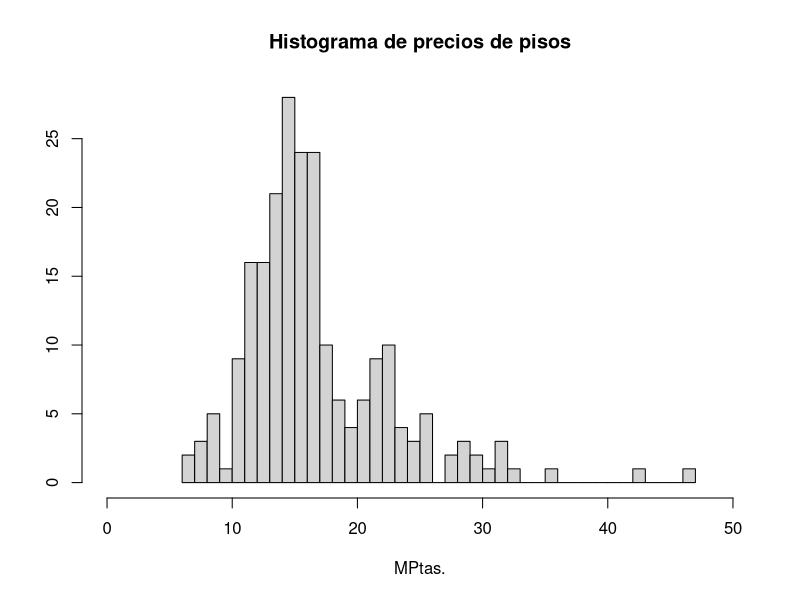
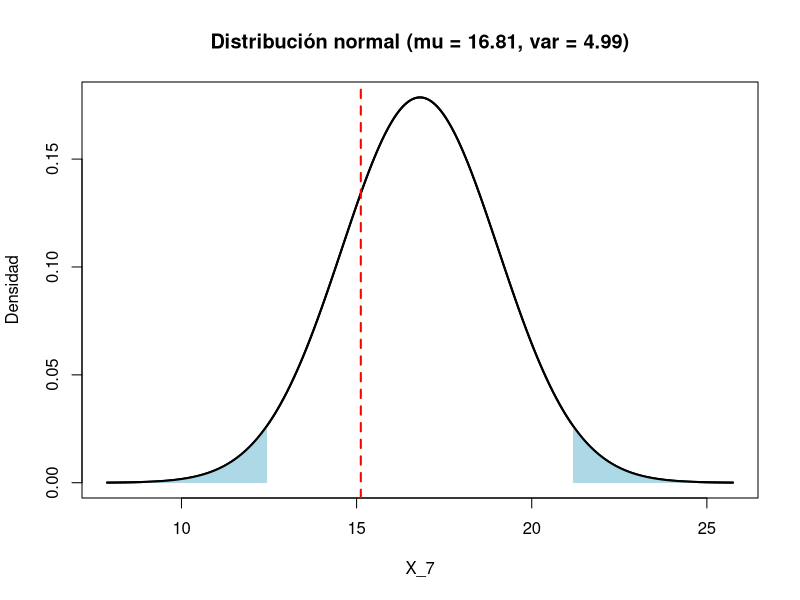
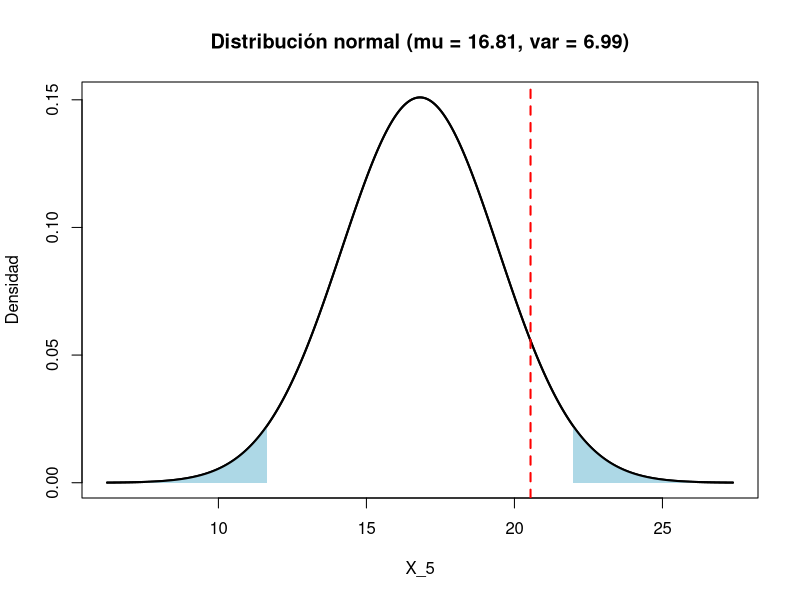

Recreate these plots in R, in order.
# Daniel Fuertes
# Oscar Moreno
# Marc Torres

# Sesión 2: Inferencia Estadística

# 3


x0 <- c(7.80, 12.60, 15.96, 12.75, 13.50, 8.25, 8.25, 15.05, 13.83, 20.61, 16.46, 18.00, 15.40, 16.25, 13.39, 25.99, 16.64, 11.03, 16.28, 23.40, 14.81, 17.60, 20.21, 18.04, 18.70, 11.10, 15.60, 8.83, 15.05, 16.15,
15.00, 11.10, 21.08, 28.66, 21.25, 20.47, 25.53, 10.89, 15.01, 11.78, 14.82, 12.17, 14.56, 16.96, 15.50, 14.43, 14.43, 12.71, 31.66, 15.75, 15.75, 11.69, 14.52, 17.35, 22.57, 20.00, 13.80, 13.68, 12.61, 19.00, 24.61, 16.80, 16.72, 23.95, 16.11, 19.41, 13.99, 16.48, 13.20, 13.47, 13.63, 14.76, 16.93, 31.31, 12.81, 21.81, 20.82, 35.77, 15.54, 12.62, 13.91, 21.18, 13.72, 12.00, 19.89, 16.46, 32.70, 22.73, 15.51, 16.26, 28.70, 18.90, 25.75, 16.89, 13.99, 13.99, 28.22, 20.79, 16.81, 20.25, 22.31, 24.03, 15.65, 27.28, 12.60, 17.55, 25.60, 29.44, 27.44, 24.00, 30.10, 10.14, 11.31, 11.20, 15.73, 16.90, 25.40, 18.56, 17.55, 21.75, 21.68, 24.60, 46.32, 42.12, 21.70, 21.42, 22.31, 31.35, 10.00, 10.92, 15.72, 17.10, 15.39, 14.79, 14.11, 14.36, 14.53, 15.11, 18.00, 12.08, 12.53, 17.32, 23.96, 22.60, 6.21, 14.54, 16.59, 16.59, 18.26, 19.42, 10.66, 16.01, 16.14, 16.00, 10.15, 16.46, 16.20, 14.28, 12.10, 8.40, 11.10, 7.52, 13.44, 12.48, 14.72, 8.58, 14.87, 14.35, 13.12, 15.40, 15.00, 15.91, 15.20, 14.51, 22.36, 29.29, 22.70, 10.06, 13.89, 14.24, 17.64, 14.62, 16.23, 14.60, 15.99, 13.65, 15.69, 22.44, 7.14, 6.76, 11.02, 10.65, 12.00, 12.96, 10.71, 11.38, 12.63, 11.11, 11.50, 15.61, 14.80, 15.50, 14.51, 14.95, 13.57, 14.80, 11.84, 13.87, 14.43, 16.83, 14.43, 21.12, 22.62, 12.75, 13.92, 11.05, 10.56, 13.32, 22.75, 12.68, 17.75)

par(mar = c(5, 5, 5, 5))

pdf("pr2_histprecios.pdf", width = 8, height = 6)
hist(x0, breaks = 30, xlim = c(0,50), ylab = NA, main = 'Histograma de precios de pisos', xlab = 'MPtas.')
dev.off()

length(x0)
x1 <- c(x0 <= 8)
sum(x1) # Number of elements in x0 that are <= 8

sum(x1)/length(x0)
# 4

mu <- 16.81
n <- 7
sigma <- 5.91/sqrt(n)

x_obs <- 15.12

x <- seq(mu - 4 * sigma, mu + 4 * sigma, length.out = 1000)
y <- dnorm(x, mean = mu, sd = sigma)

pdf("pr2_normdist1.pdf", width = 8, height = 6)

plot(x, y, type = "l", lwd = 2,
	main = "Distribución normal (mu = 16.81, var = 4.99)",
	xlab = "X_7", ylab = "Densidad")
# Bilateral test (H0: mu = 16.81; H1: mu != 16.81), alpha = 0.05
alpha <- 0.05
crit_low <- qnorm(alpha / 2, mean = mu, sd = sigma)
crit_high <- qnorm(1 - alpha / 2, mean = mu, sd = sigma)

shade_low <- seq(mu - 4 * sigma, crit_low, length.out = 250)
polygon(c(shade_low, rev(shade_low)),
	   c(dnorm(shade_low, mean = mu, sd = sigma), rep(0, length(shade_low))),
	   col = "lightblue", border = NA)
shade_high <- seq(crit_high, mu + 4 * sigma, length.out = 250)
polygon(c(shade_high, rev(shade_high)),
	   c(dnorm(shade_high, mean = mu, sd = sigma), rep(0, length(shade_high))),
	   col = "lightblue", border = NA)
lines(x, y, lwd = 2)
abline(v = x_obs, col = "red", lwd = 2, lty = 2)

dev.off()

# z = (15.12 - 16.81) / (5.91 / sqrt(7)) ≈ -0.757
z_value <- (x_obs - mu) / sigma

2 * pnorm(-abs(z_value)) # Test bilateral

# 5

n <- 5
sigma <- 5.91/sqrt(n)

x <- seq(mu - 4 * sigma, mu + 4 * sigma, length.out = 1000)
y <- dnorm(x, mean = mu, sd = sigma)

x2 <- c(13.57,14.8,22.36,22.7,29.29)
mean(x2)

pdf("pr2_normdist2.pdf", width = 8, height = 6)
plot(x, y, type = "l", lwd = 2,
	main = sprintf("Distribución normal (mu = %.2f, var = %.2f)", mu, sigma^2),
	xlab = "X_5", ylab = "Densidad")

# Contraste bilateral con alpha = 0.05 (0.025 en cada cola).
alpha <- 0.05
crit_low <- qnorm(alpha / 2, mean = mu, sd = sigma)
crit_high <- qnorm(1 - alpha / 2, mean = mu, sd = sigma)
shade_low <- seq(mu - 4 * sigma, crit_low, length.out = 250)
polygon(c(shade_low, rev(shade_low)),
	   c(dnorm(shade_low, mean = mu, sd = sigma), rep(0, length(shade_low))),
	   col = "lightblue", border = NA)
shade_high <- seq(crit_high, mu + 4 * sigma, length.out = 250)
polygon(c(shade_high, rev(shade_high)),
	   c(dnorm(shade_high, mean = mu, sd = sigma), rep(0, length(shade_high))),
	   col = "lightblue", border = NA)
lines(x, y, lwd = 2)
abline(v = mean(x2), col = "red", lwd = 2, lty = 2)
dev.off()

z2_value <- (mean(x2)-mu) / sigma
2 * pnorm(-abs(z2_value))

# 6
rm(list = ls()) # borrar todas las variables guardadas
x = c(7.80, 8.25, 12.60, 13.50, 15.96, 16.46, 31.29)
y = c(13.57, 14.80, 22.36, 22.70, 29.29)

set.seed(123) # Para reproducibilidad
n_permutations <- 10000
count <- 0
perm_means <- numeric(n_permutations) # almacenar las medias de new_y para el grafico
for (i in 1:n_permutations) {
  permuted <- sample(c(x, y))
  new_y <- permuted[1:length(y)]
  perm_means[i] <- mean(new_y) # para el grafico 
  if (mean(new_y) >= mean(y)) { # apuntamos esto para calcular el p-valor
    count <- count + 1
  }
}

p_value_permutation <- count / 10000
p_value_permutation

pdf("pr2_histpermutaciones.pdf", width = 8, height = 6)
hist(perm_means, breaks = 20, main = "Histograma de medias de y'",
     xlab = "Media de y'", ylab = "Frecuencia")
abline(v = mean(y), col = "red", lwd = 2, lty = 2)
dev.off()


# 7

rm(list = ls()) #borrar todas las variables guardadas

p_T <- 0.02
n <- 2300
successes <- 94
p_hat <- successes / n

94/2300
# H0: p_hat - p_T = 0; H1: p_hat - p_T > 0

variance_hat <- p_T * (1 - p_T) / n
se_hat <- sqrt(variance_hat)
z_value <- (p_hat - p_T) / se_hat
p_value <- pnorm(z_value, lower.tail = FALSE)

p_hat
variance_hat
z_value
cat(sprintf("One-sided p-value: %.3e\n", p_value))

z_max <- max(4, ceiling(z_value) + 1)
z_axis <- seq(-4, z_max, length.out = 1000)
z_density <- dnorm(z_axis)

pdf("pr2_normstddist1.pdf", width = 8, height = 6)
plot(z_axis, z_density, type = "l", lwd = 2,
	main = "Normal estándard del estadístico",
	xlab = "z", ylab = "Densidad")

# Shade the upper-tail rejection region from the critical value.
z_critical <- qnorm(0.95)
shade_z <- seq(z_critical, z_max, length.out = 300)
polygon(c(z_critical, shade_z, z_max),
	c(0, dnorm(shade_z), 0),
	col = "lightblue", border = NA)
lines(z_axis, z_density, lwd = 2)
abline(v = z_value, col = "red", lwd = 2, lty = 2)
dev.off()

# 8

n1 <- 2300
p1 <- 94/n1
v1 <- (p1 * (1 - p1))/n1

n2 <- 1000
p2 <- 56/n2
v2 <- (p2 * (1 - p2))/n2

mu12 <- p2-p1
sd12 <- sqrt(v1 + v2)

z12 <- (p2-p1)/ sqrt(v1 + v2)
z12
p_value12 <- pnorm(z12, lower.tail = FALSE)
p_value12

# Standard normal distribution for the one-sided test (H1: p2 > p1).
z_axis <- seq(-4, 4, length.out = 1000)
z_density <- dnorm(z_axis)

pdf("pr2_normstddist2.pdf", width = 8, height = 6)
plot(z_axis, z_density, type = "l", lwd = 2,
	main = "Normal estándard del estadístico",
	xlab = "z", ylab = "Densidad")

# Shade the upper-tail area corresponding to the p-value.
alpha12 <- 0.05
z_critical12 <- qnorm(1 - alpha12)
shade_z <- seq(z_critical12, 4, length.out = 300)
polygon(c(z_critical12, shade_z, 4),
	c(0, dnorm(shade_z), 0),
	col = "lightblue", border = NA)
lines(z_axis, z_density, lwd = 2)
abline(v = z12, col = "red", lwd = 2, lty = 2)

dev.off()

# 9

# 10
